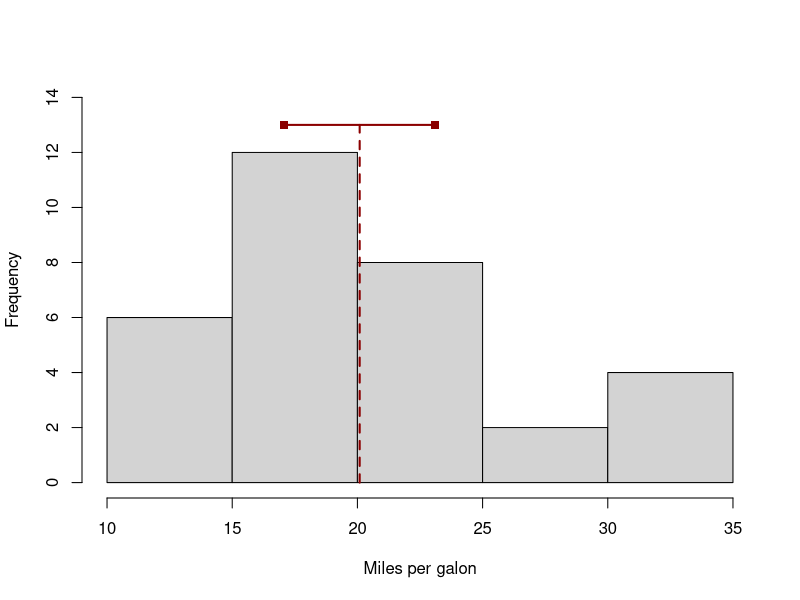
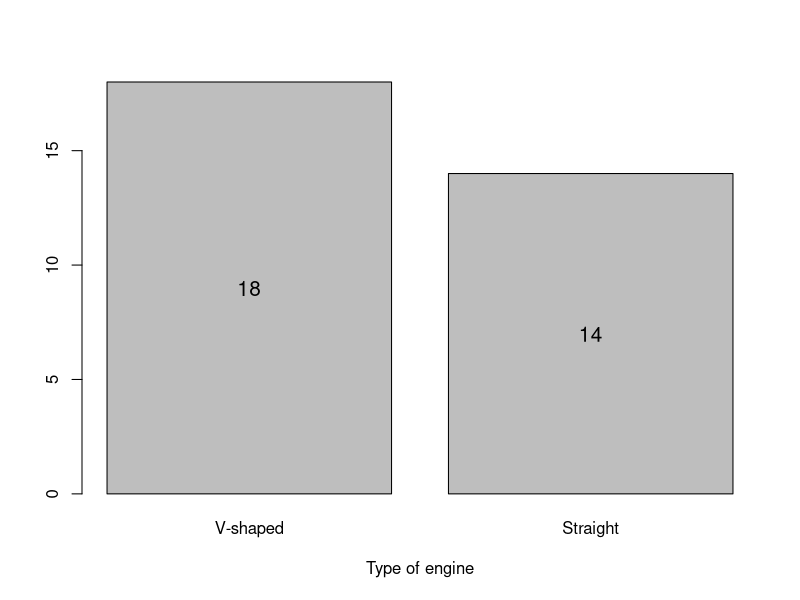
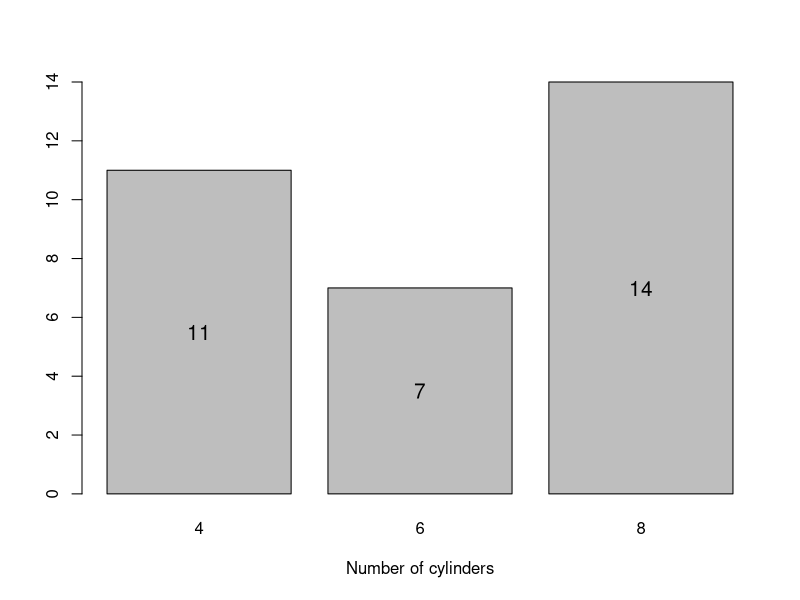
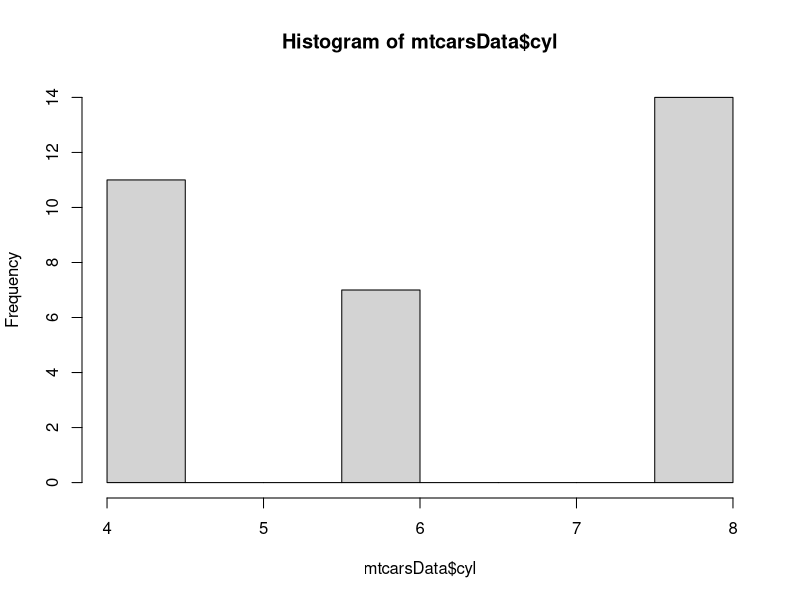
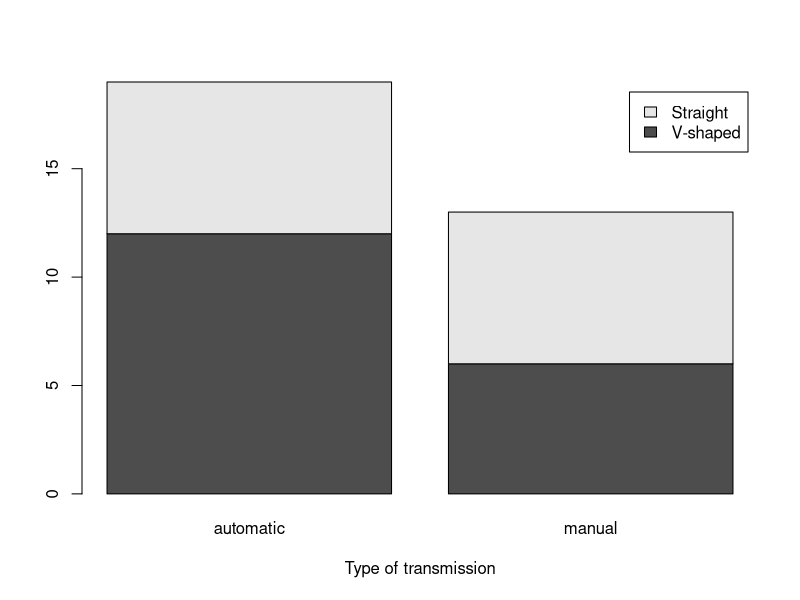

These figures' R source, in order: (Note: this script raises an error after producing the figures.)
## ---- chunk 1
mtcarsData <- data.frame(mtcars)
mtcarsData$vs <- factor(mtcarsData$vs,levels=c(0,1),labels=c("V-shaped","Straight"))
mtcarsData$am <- factor(mtcarsData$am,levels=c(0,1),labels=c("automatic","manual"))
## ---- chunk 2
table(mtcarsData$vs)
table(mtcarsData$am)
## ---- chunk 3
table(mtcarsData$vs,mtcarsData$am)
## ---- chunk 4
setNames(mean(mtcarsData$mpg),"mean")
quantile(mtcarsData$mpg)
setNames(median(mtcarsData$mpg),"median")
## ---- chunk 5
var(mtcarsData$mpg)
sd(mtcarsData$mpg)
## ---- chunk 6
hist(mtcarsData$mpg, xlab="Miles per galon", main="", ylim=c(0,14))
lines(rep(mean(mtcarsData$mpg),2), c(0,13), col="darkred", lwd=2, lty=2)
lines(mean(mtcarsData$mpg)+c(-0.5,0.5)*sd(mtcarsData$mpg), c(13,13),
      col="darkred", lwd=2)
points(mean(mtcarsData$mpg)+c(-0.5,0.5)*sd(mtcarsData$mpg), c(13,13),
       pch=15, col="darkred", lwd=2)
## ---- chunk 7
timeDate::skewness(mtcarsData$mpg)
timeDate::kurtosis(mtcarsData$mpg)
## ---- chunk 8
summary(mtcarsData)
## ---- chunk 9
barplotVS <- barplot(table(mtcarsData$vs), xlab="Type of engine")
text(barplotVS,table(mtcarsData$vs)/2,table(mtcarsData$vs),cex=1.25)
## ---- chunk 10
barplotCYL <- barplot(table(mtcarsData$cyl), xlab="Number of cylinders")
text(barplotCYL,table(mtcarsData$cyl)/2,table(mtcarsData$cyl),cex=1.25)
## ---- chunk 11
hist(mtcarsData$cyl)
## ---- chunk 12
barplot(table(mtcarsData$vs,mtcarsData$am),
        xlab="Type of transmission", legend.text=levels(mtcarsData$vs))
## ---- chunk 13
tableplot(mtcarsData$vs,mtcarsData$am,
          xlab="Type of engine", ylab="Type of transmission")
## ---- chunk 14
tableplot(mtcarsData$cyl,mtcarsData$vs,
          xlab="Number of cylinders", ylab="Type of engine")
## ---- chunk 15
hist(mtcarsData$wt, xlab="Weight", main="", probability=TRUE)
lines(density(mtcarsData$wt), col="red")
## ---- chunk 16
boxplot(mtcarsData$wt, ylab="Weight")
points(mean(mtcarsData$wt),col="red", pch=16)
## ---- chunk 17
vioplot(mtcarsData$wt, ylab="Weight")
points(mean(mtcarsData$wt),col="red", pch=16)
## ---- chunk 18
qqnorm(mtcarsData$wt)
qqline(mtcarsData$wt)
## ---- chunk 19
plot(mtcarsData$wt, mtcarsData$mpg, xlab="Weight", ylab="Mileage")
lines(lowess(mtcarsData$wt, mtcarsData$mpg), col="red")
## ---- chunk 20
plot(mtcarsData$gear, mtcarsData$mpg, xlab="Number of gears", ylab="Mileage")
## ---- chunk 21
boxplot(mpg~gear, mtcarsData, xlab="Number of gears", ylab="Mileage")
points(tapply(mtcarsData$mpg, mtcarsData$gear, mean), col="red", pch=16)
## ---- chunk 22
vioplot(mpg~am, mtcarsData, xlab="Transmission type", ylab="Mileage")
points(tapply(mtcarsData$mpg, mtcarsData$am, mean), col="red", pch=16)
## ---- chunk 23
plot(mtcars)
## ---- chunk 24
spread(mtcarsData, lowess=TRUE)
